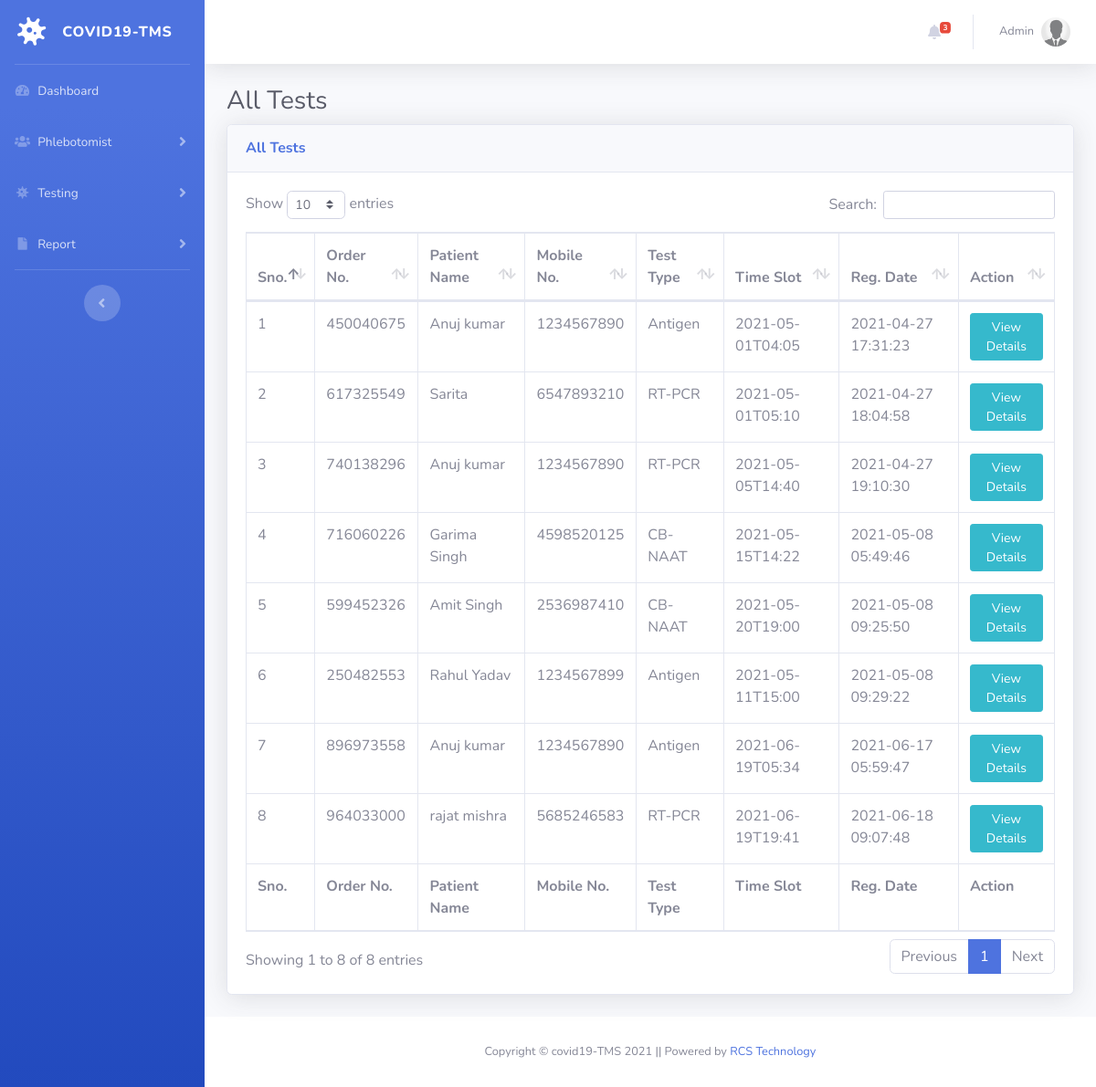
/all-test.php (signed in), run on the app's committed database.
### tables this page shows
CREATE TABLE `tbltestrecord` (
  `id` int(11) NOT NULL,
  `OrderNumber` bigint(14) DEFAULT NULL,
  `PatientMobileNumber` bigint(14) DEFAULT NULL,
  `TestType` varchar(100) DEFAULT NULL,
  `TestTimeSlot` varchar(120) DEFAULT NULL,
  `ReportStatus` varchar(100) DEFAULT NULL,
  `FinalReport` varchar(150) DEFAULT NULL,
  `ReportUploadTime` varchar(200) DEFAULT NULL,
  `RegistrationDate` timestamp NULL DEFAULT current_timestamp(),
  `AssignedtoEmpId` varchar(150) DEFAULT NULL,
  `AssigntoName` varchar(180) DEFAULT NULL,
  `AssignedTime` varchar(100) DEFAULT NULL
);

CREATE TABLE `tblpatients` (
  `id` int(11) NOT NULL,
  `FullName` varchar(120) DEFAULT NULL,
  `MobileNumber` bigint(12) DEFAULT NULL,
  `DateOfBirth` date DEFAULT NULL,
  `GovtIssuedId` varchar(150) DEFAULT NULL,
  `GovtIssuedIdNo` varchar(150) DEFAULT NULL,
  `FullAddress` varchar(255) DEFAULT NULL,
  `State` varchar(200) DEFAULT NULL,
  `RegistrationDate` timestamp NOT NULL DEFAULT current_timestamp()
);

### all-test.php (the view, shortened to what this page needs)
<?php session_start();
include_once('includes/config.php');
if (strlen($_SESSION['aid']==0)) {
  header('location:logout.php');
  } else{
?>
<!DOCTYPE html>
<html lang="en">
<head>
    <link href="vendor/fontawesome-free/css/all.min.css" rel="stylesheet" type="text/css">
    <link href="css/sb-admin-2.min.css" rel="stylesheet">
    <link href="vendor/datatables/dataTables.bootstrap4.min.css" rel="stylesheet">
</head>
<body id="page-top">
    <div id="wrapper">
  <?php include_once('includes/sidebar.php');?>
        <div id="content-wrapper" class="d-flex flex-column">
            <div id="content">
<?php include_once('includes/topbar.php');?>
                <div class="container-fluid">
                    <h1 class="h3 mb-2 text-gray-800">All Tests</h1>
                    <div class="card shadow mb-4">
                        <div class="card-header py-3">
                            <h6 class="m-0 font-weight-bold text-primary">All Tests</h6>
                        </div>
                        <div class="card-body">
                            <div class="table-responsive">
                                <form name="assignto" method="post">
                    <table class="table table-bordered" id="dataTable" width="100%" cellspacing="0">
                                    <thead>
                                        <tr>
                                            <th>Sno.</th>
                                            <th>Order No.</th>
                                            <th>Patient Name</th>
                                            <th>Mobile No.</th>
                                            <th>Test Type</th>
                                            <th>Time Slot</th>
                                            <th>Reg. Date</th>
                                            <th>Action</th>
                                        </tr>
                                    </thead>
                                      <tfoot>
                                            <tr>
                                            <th>Sno.</th>
                                            <th>Order No.</th>
                                            <th>Patient Name</th>
                                            <th>Mobile No.</th>
                                            <th>Test Type</th>
                                            <th>Time Slot</th>
                                            <th>Reg. Date</th>
                                            <th>Action</th>
                                        </tr>
                                    </tfoot>
                                    <tbody>
<?php $query=mysqli_query($con,"select tbltestrecord.OrderNumber,tblpatients.FullName,tblpatients.MobileNumber,tbltestrecord.TestType,tbltestrecord.TestTimeSlot,tbltestrecord.RegistrationDate,tbltestrecord.id as testid from tbltestrecord
join tblpatients on tblpatients.MobileNumber=tbltestrecord.PatientMobileNumber
    ");
$cnt=1;
while($row=mysqli_fetch_array($query)){
?>
                                        <tr>
                                            <td><?php echo $cnt;?></td>
                                            <td><?php echo $row['OrderNumber'];?></td>
                                            <td><?php echo $row['FullName'];?></td>
                                            <td><?php echo $row['MobileNumber'];?></td>
                                            <td><?php echo $row['TestType'];?></td>
                                            <td><?php echo $row['TestTimeSlot'];?></td>
                                             <td><?php echo $row['RegistrationDate'];?></td>
                                            <td>
                                <a href="test-details.php?tid=<?php echo $row['testid'];?>&&oid=<?php echo $row['OrderNumber'];?>" class="btn btn-info btn-sm">View Details</a>
                            </td>
                                        </tr>
<?php $cnt++;} ?>
                                    </tbody>
                                </table>
                                     </form>
                            </div>
                        </div>
                    </div>
                </div>
            </div>
    <?php include_once('includes/footer.php');?>
        </div>
    </div>
</body>
</html>
<?php } ?>

### includes/sidebar.php (shortened to what this page needs)
        <ul class="navbar-nav bg-gradient-primary sidebar sidebar-dark accordion" id="accordionSidebar">
            <a class="sidebar-brand d-flex align-items-center justify-content-center" href="#">
                <div class="sidebar-brand-icon rotate-n-15">
                    <i class="fas fa-virus"></i>
                </div>
                <div class="sidebar-brand-text mx-3">COVID19-TMS</div>
            </a>
            <hr class="sidebar-divider my-0">
<?php if($_SESSION['aid']):?>
     <li class="nav-item">
                <a class="nav-link" href="dashboard.php">
                    <i class="fas fa-fw fa-tachometer-alt"></i>
                    <span>Dashboard</span></a>
            </li>
    <li class="nav-item">
                <a class="nav-link collapsed" href="#" data-toggle="collapse" data-target="#collapseOne"
                    aria-expanded="true" aria-controls="collapseOne">
                    <i class="fas fa-fw fa-users"></i>
                    <span>Phlebotomist</span>
                </a>
            </li>
     <li class="nav-item">
                <a class="nav-link collapsed" href="#" data-toggle="collapse" data-target="#collapseTwo"
                    aria-expanded="true" aria-controls="collapseTwo">
                    <i class="fas fa-fw fa-virus"></i>
                    <span>Testing</span>
                </a>
            </li>
   <li class="nav-item">
                <a class="nav-link collapsed" href="#" data-toggle="collapse" data-target="#collapseThree"
                    aria-expanded="true" aria-controls="collapseThree">
                    <i class="fas fa-fw fa-file"></i>
                    <span>Report</span>
                </a>
            </li>
<?php endif;    ?>
            <hr class="sidebar-divider d-none d-md-block">
            <div class="text-center d-none d-md-inline">
                <button class="rounded-circle border-0" id="sidebarToggle"></button>
            </div>
        </ul>

### includes/topbar.php (shortened to what this page needs)
      <nav class="navbar navbar-expand navbar-light bg-white topbar mb-4 static-top shadow">
            <?php if($_SESSION['aid']):?>
                    <ul class="navbar-nav ml-auto">
<?php $query=mysqli_query($con,"select * from tbltestrecord where ReportStatus is null");
$count=mysqli_num_rows($query);
?>
                        <li class="nav-item dropdown no-arrow mx-1">
                            <a class="nav-link dropdown-toggle" href="#" id="alertsDropdown" role="button"
                                data-toggle="dropdown" aria-haspopup="true" aria-expanded="false">
                                <i class="fas fa-bell fa-fw"></i>
                                <span class="badge badge-danger badge-counter"><?php echo $count;?></span>
                            </a>
                        </li>
                        <li class="nav-item dropdown no-arrow">
                            <a class="nav-link dropdown-toggle" href="#" id="userDropdown" role="button"
                                data-toggle="dropdown" aria-haspopup="true" aria-expanded="false">
                <?php
$adid=$_SESSION['aid'];
$ret1=mysqli_query($con,"select AdminName from tbladmin where ID='$adid'");
while($row1=mysqli_fetch_array($ret1)){
?>
                                <span class="mr-2 d-none d-lg-inline text-gray-600 small"><?php  echo $row1['AdminName'];?></span>
                           <?php } ?>
                                <img class="img-profile rounded-circle"
                                    src="img/aa.jpg">
                            </a>
                        </li>
                    </ul>
                <?php endif;?>
                </nav>

### includes/footer.php
<footer class="sticky-footer bg-white">
    <div class="container my-auto">
        <div class="copyright text-center my-auto">
            <span>Copyright &copy; covid19-TMS 2021 || Powered by <a href="http://rcsinfo.in">RCS Technology</a> </span>
        </div>
    </div>
</footer>

### data on the page
tbltestrecord: OrderNumber "450040675", tblpatients.FullName "Anuj kumar", tblpatients.MobileNumber "1234567890", TestType "Antigen", TestTimeSlot "2021-05-01T04:05", RegistrationDate "2021-04-27 17:31:23"
tbltestrecord: OrderNumber "617325549", tblpatients.FullName "Sarita", tblpatients.MobileNumber "6547893210", TestType "RT-PCR", TestTimeSlot "2021-05-01T05:10", RegistrationDate "2021-04-27 18:04:58"
tbltestrecord: OrderNumber "740138296", tblpatients.FullName "Anuj kumar", tblpatients.MobileNumber "1234567890", TestType "RT-PCR", TestTimeSlot "2021-05-05T14:40", RegistrationDate "2021-04-27 19:10:30"
tbltestrecord: OrderNumber "716060226", tblpatients.FullName "Garima Singh", tblpatients.MobileNumber "4598520125", TestType "CB-NAAT", TestTimeSlot "2021-05-15T14:22", RegistrationDate "2021-05-08 05:49:46"
tbltestrecord: OrderNumber "599452326", tblpatients.FullName "Amit Singh", tblpatients.MobileNumber "2536987410", TestType "CB-NAAT", TestTimeSlot "2021-05-20T19:00", RegistrationDate "2021-05-08 09:25:50"
tbltestrecord: OrderNumber "250482553", tblpatients.FullName "Rahul Yadav", tblpatients.MobileNumber "1234567899", TestType "Antigen", TestTimeSlot "2021-05-11T15:00", RegistrationDate "2021-05-08 09:29:22"
tbltestrecord: OrderNumber "896973558", tblpatients.FullName "Anuj kumar", tblpatients.MobileNumber "1234567890", TestType "Antigen", TestTimeSlot "2021-06-19T05:34", RegistrationDate "2021-06-17 05:59:47"
tbltestrecord: OrderNumber "964033000", tblpatients.FullName "rajat mishra", tblpatients.MobileNumber "5685246583", TestType "RT-PCR", TestTimeSlot "2021-06-19T19:41", RegistrationDate "2021-06-18 09:07:48"

### other printed values
$count "3"
$row1['AdminName'] "Admin"
